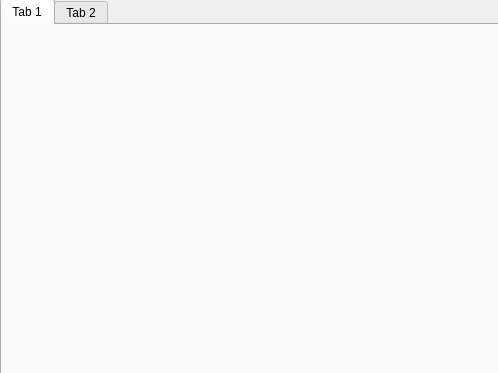
<?xml version="1.0" encoding="UTF-8"?>
<ui version="4.0">
 <class>Widget</class>
 <widget class="QWidget" name="Widget">
  <property name="geometry">
   <rect>
    <x>0</x>
    <y>0</y>
    <width>498</width>
    <height>373</height>
   </rect>
  </property>
  <property name="windowTitle">
   <string>Widget</string>
  </property>
  <widget class="QTabWidget" name="tabWidget">
   <property name="geometry">
    <rect>
     <x>0</x>
     <y>-1</y>
     <width>501</width>
     <height>381</height>
    </rect>
   </property>
   <property name="currentIndex">
    <number>0</number>
   </property>
   <widget class="QWidget" name="tab">
    <attribute name="title">
     <string>Tab 1</string>
    </attribute>
   </widget>
   <widget class="QWidget" name="tab_2">
    <attribute name="title">
     <string>Tab 2</string>
    </attribute>
   </widget>
  </widget>
 </widget>
 <layoutdefault spacing="6" margin="11"/>
 <resources/>
 <connections/>
</ui>
